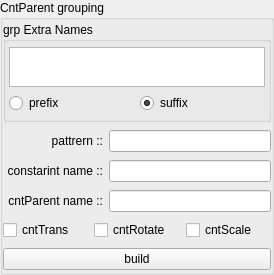
               <widget class="QGroupBox" name="cntParentChb_Gb">
                <property name="minimumSize">
                 <size>
                  <width>0</width>
                  <height>275</height>
                 </size>
                </property>
                <property name="maximumSize">
                 <size>
                  <width>16777215</width>
                  <height>16777215</height>
                 </size>
                </property>
                <property name="title">
                 <string>CntParent grouping</string>
                </property>
                <layout class="QVBoxLayout" name="verticalLayout_26">
                 <property name="leftMargin">
                  <number>0</number>
                 </property>
                 <property name="topMargin">
                  <number>0</number>
                 </property>
                 <property name="rightMargin">
                  <number>0</number>
                 </property>
                 <property name="bottomMargin">
                  <number>0</number>
                 </property>
                 <item>
                  <widget class="QGroupBox" name="cntParentGrpExrName_Gb">
                   <property name="minimumSize">
                    <size>
                     <width>0</width>
                     <height>100</height>
                    </size>
                   </property>
                   <property name="maximumSize">
                    <size>
                     <width>16777215</width>
                     <height>100</height>
                    </size>
                   </property>
                   <property name="title">
                    <string>grp Extra Names</string>
                   </property>
                   <layout class="QVBoxLayout" name="verticalLayout_24">
                    <property name="leftMargin">
                     <number>3</number>
                    </property>
                    <property name="topMargin">
                     <number>3</number>
                    </property>
                    <property name="rightMargin">
                     <number>3</number>
                    </property>
                    <property name="bottomMargin">
                     <number>3</number>
                    </property>
                    <item>
                     <layout class="QVBoxLayout" name="verticalLayout_25">
                      <item>
                       <widget class="QTextEdit" name="cntParentGrpExtraName_Te">
                        <property name="minimumSize">
                         <size>
                          <width>0</width>
                          <height>40</height>
                         </size>
                        </property>
                        <property name="maximumSize">
                         <size>
                          <width>16777215</width>
                          <height>40</height>
                         </size>
                        </property>
                       </widget>
                      </item>
                      <item>
                       <layout class="QHBoxLayout" name="cntParentGrpRdb_H">
                        <item>
                         <widget class="QRadioButton" name="cntParentGrpPrefixName_Rdb">
                          <property name="text">
                           <string>prefix</string>
                          </property>
                         </widget>
                        </item>
                        <item>
                         <widget class="QRadioButton" name="cntParentGrpSuffixName_Rdb">
                          <property name="text">
                           <string>suffix</string>
                          </property>
                          <property name="checked">
                           <bool>true</bool>
                          </property>
                         </widget>
                        </item>
                       </layout>
                      </item>
                     </layout>
                    </item>
                   </layout>
                  </widget>
                 </item>
                 <item>
                  <layout class="QHBoxLayout" name="cntParentGrpPattern_H">
                   <item>
                    <widget class="QLabel" name="label_33">
                     <property name="minimumSize">
                      <size>
                       <width>100</width>
                       <height>0</height>
                      </size>
                     </property>
                     <property name="maximumSize">
                      <size>
                       <width>100</width>
                       <height>16777215</height>
                      </size>
                     </property>
                     <property name="text">
                      <string>pattrern ::</string>
                     </property>
                     <property name="alignment">
                      <set>Qt::AlignmentFlag::AlignRight|Qt::AlignmentFlag::AlignTrailing|Qt::AlignmentFlag::AlignVCenter</set>
                     </property>
                    </widget>
                   </item>
                   <item>
                    <widget class="QLineEdit" name="cntParentGrpPattern_Le"/>
                   </item>
                  </layout>
                 </item>
                 <item>
                  <layout class="QHBoxLayout" name="cntParentGrpConstraintName_H">
                   <item>
                    <widget class="QLabel" name="label_34">
                     <property name="minimumSize">
                      <size>
                       <width>100</width>
                       <height>0</height>
                      </size>
                     </property>
                     <property name="maximumSize">
                      <size>
                       <width>100</width>
                       <height>16777215</height>
                      </size>
                     </property>
                     <property name="text">
                      <string>constarint name ::</string>
                     </property>
                     <property name="alignment">
                      <set>Qt::AlignmentFlag::AlignRight|Qt::AlignmentFlag::AlignTrailing|Qt::AlignmentFlag::AlignVCenter</set>
                     </property>
                    </widget>
                   </item>
                   <item>
                    <widget class="QLineEdit" name="cntParentGrpConstraintName_Le"/>
                   </item>
                  </layout>
                 </item>
                 <item>
                  <layout class="QHBoxLayout" name="cntParentGrpCntParentName_H">
                   <item>
                    <widget class="QLabel" name="label_35">
                     <property name="minimumSize">
                      <size>
                       <width>100</width>
                       <height>0</height>
                      </size>
                     </property>
                     <property name="maximumSize">
                      <size>
                       <width>100</width>
                       <height>16777215</height>
                      </size>
                     </property>
                     <property name="text">
                      <string>cntParent name ::</string>
                     </property>
                     <property name="alignment">
                      <set>Qt::AlignmentFlag::AlignRight|Qt::AlignmentFlag::AlignTrailing|Qt::AlignmentFlag::AlignVCenter</set>
                     </property>
                    </widget>
                   </item>
                   <item>
                    <widget class="QLineEdit" name="cntParentGrpCntParentName_Le"/>
                   </item>
                  </layout>
                 </item>
                 <item>
                  <layout class="QHBoxLayout" name="cntParentChb_H">
                   <item>
                    <widget class="QCheckBox" name="cntParentTrans_Chb">
                     <property name="text">
                      <string>cntTrans</string>
                     </property>
                    </widget>
                   </item>
                   <item>
                    <widget class="QCheckBox" name="cntParentRotate_Chb">
                     <property name="text">
                      <string>cntRotate</string>
                     </property>
                    </widget>
                   </item>
                   <item>
                    <widget class="QCheckBox" name="cntParentScale_Chb">
                     <property name="text">
                      <string>cntScale</string>
                     </property>
                    </widget>
                   </item>
                  </layout>
                 </item>
                 <item>
                  <widget class="QPushButton" name="cntParentGrp_Btn">
                   <property name="text">
                    <string>build</string>
                   </property>
                  </widget>
                 </item>
                </layout>
               </widget>
